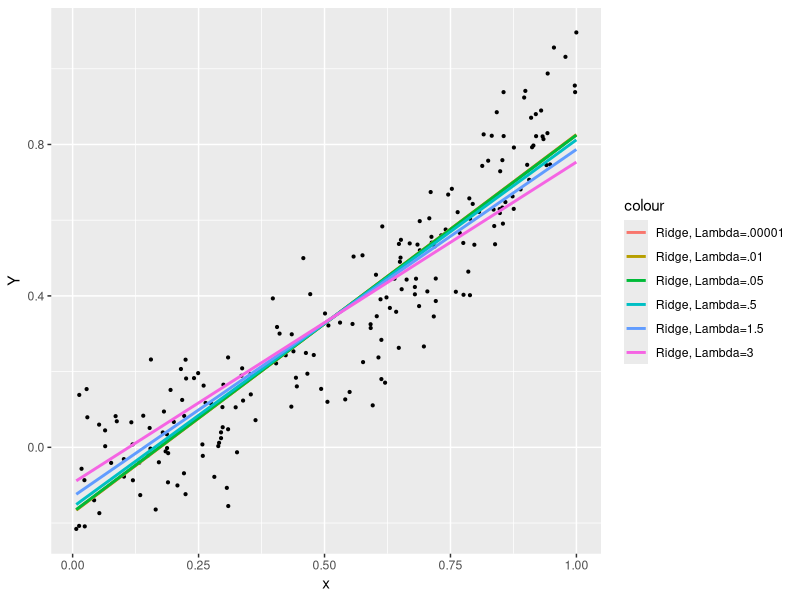
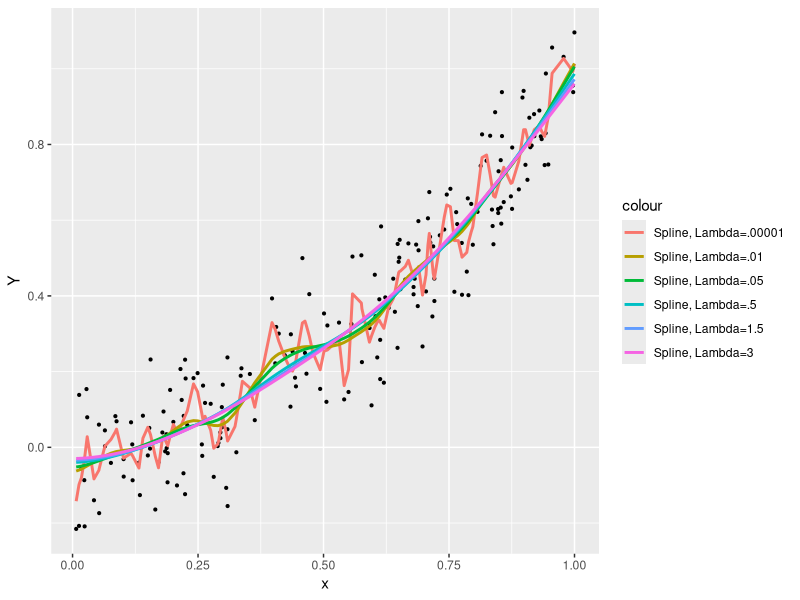
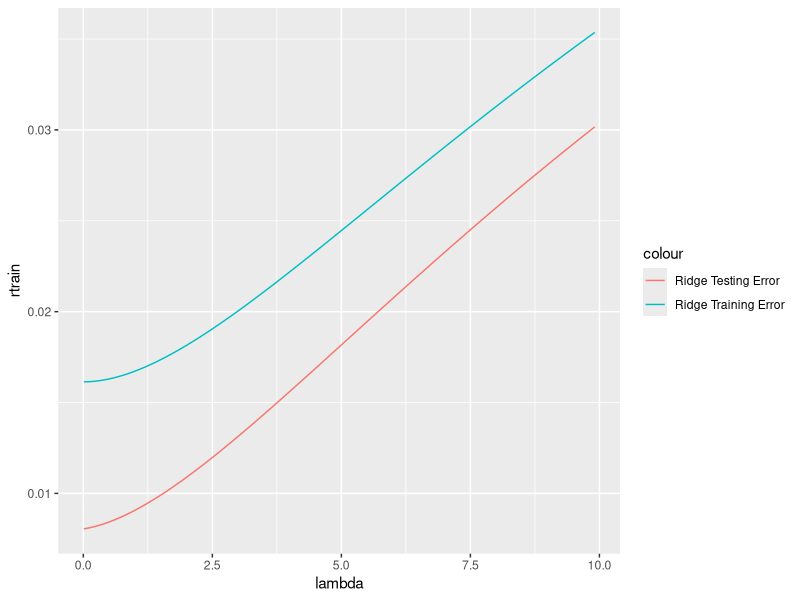
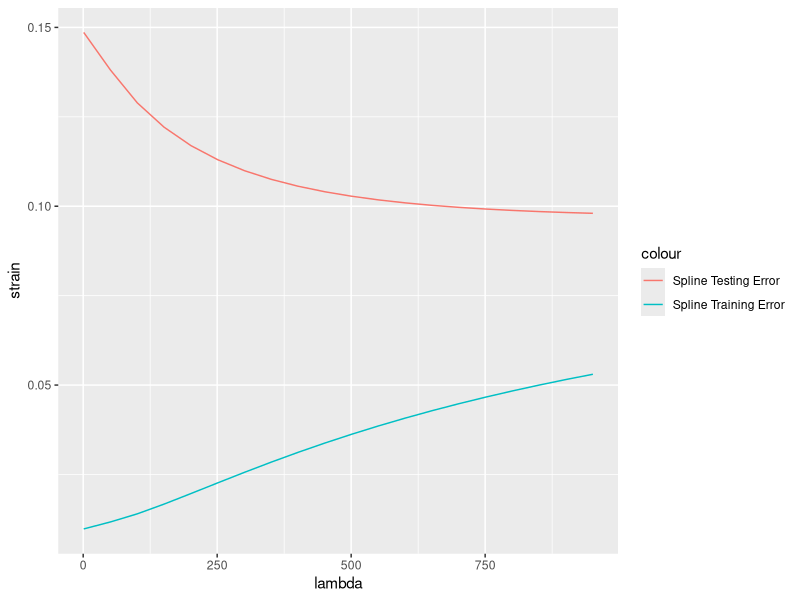

R code for these plots, in order:
## ---- chunk 1
n = 200
p = 100
sigma = .1
x = runif(n)
x=sort(x)
Y = x^2 + rnorm(n)*sigma
## ---- chunk 2
##################################
## Function 1: QR decomposition ##
##################################

myQR <- function(A){

  ## Perform QR decomposition on the matrix A
  ## Input:
  ## A, an n x m matrix

  ########################
  ## FILL IN CODE BELOW ##
  ########################

  n <- nrow(A)
  m <- ncol(A)
  Q <- diag(n)
  R <- A

  for(k in 1:(m - 1)){
    x      <- rep(0, n)
    x[k:n] <- R[k:n, k]
    s      <- -1 * sign(x[k])
    v      <- x
    v[k]   <- x[k] - s * norm(x, type = "2")
    u      <- v / norm(v, type = "2")

    R <- R - 2 * u %*% t(u) %*% R
    Q <- Q - 2 * u %*% t(u) %*% Q

  }

  ## Function should output a list with Q.transpose and R
  ## Q is an orthogonal n x n matrix
  ## R is an upper triangular n x m matrix
  ## Q and R satisfy the equation: A = Q %*% R
  return(list("Q" = t(Q), "R" = R))

}


#################################
## Function 2: Sweep operation ##
#################################

mySweep <- function(A, m){

  # Perform a SWEEP operation on A with the pivot element A[m,m].
  #
  # A: a square matrix.
  # m: the pivot element is A[m, m].
  # Returns a swept matrix.

  ########################
  ## FILL IN CODE BELOW ##
  ########################

  B <- A
  n <- nrow(B)
  
  for(k in 1:m){ 
    for(i in 1:n)     
      for(j in 1:n)   
        if(i != k  & j != k)     
          B[i,j] <- B[i,j] - B[i,k]*B[k,j]/B[k,k]    
        
        for(i in 1:n) 
          if(i != k) 
            B[i,k] <- B[i,k]/B[k,k]  
          
          for(j in 1:n) 
            if(j != k) 
              B[k,j] <- B[k,j]/B[k,k]
            
            B[k,k] <- - 1/B[k,k]
  }
  
  return(B)

}


##################################
## Function 3: Ridge regression ##
##################################

myRidge <- function(X, Y, lambda){

  # Perform ridge regression of Y on X.
  #
  # X: an n x p matrix of explanatory variables.
  # Y: an n vector of dependent variables. Y can also be a
  # matrix, as long as the function works.
  # lambda: regularization parameter (lambda >= 0)
  # Returns beta, the ridge regression solution.

  ##################################
  ## FILL IN THIS SECTION OF CODE ##
  ##################################

  if(is.vector(X)==TRUE){
      n = length(X)
      p = 1
  }
  else{
      n = dim(X)[1]
      p = dim(X)[2]
  }

  Z = cbind(rep(1, n), X, Y)
  A = t(Z) %*% Z
  D = diag(rep(lambda, p+2))
  D[1, 1] = 0
  D[p+2, p+2] = 0
  A = A + D
  S = mySweep(A, p+1)
  beta_ridge = S[1:(p+1), p+2]
  Yhat = cbind(rep(1, n), X)%*%beta_ridge

  ## Function should output the vector beta_ridge, the
  ## solution to the ridge regression problem. beta_ridge
  ## should have p + 1 elements.
  output <- list(beta_ridge = beta_ridge, predicted_y = Yhat)
  return(output)

}


####################################################
## Function 4: Piecewise linear spline regression ##
####################################################


mySpline <- function(x, Y, lambda, p = 100){

  # Perform spline regression of Y on X.
  #
  # x: An n x 1 vector or matrix of explanatory variables.
  # Y: An n x 1 vector of dependent variables. Y can also be a
  # matrix, as long as the function works.
  # lambda: regularization parameter (lambda >= 0)
  # p: Number of cuts to make to the x-axis.

  ##################################
  ## FILL IN THIS SECTION OF CODE ##
  ##################################

  n = length(x)
  X = matrix(x, nrow=n)

  for (k in 1:(p-1)/p)
    X = cbind(X, (x>k)*(x-k))

  beta_spline = myRidge(X, Y, lambda)$beta_ridge
  Yhat = cbind(rep(1, n), X)%*%beta_spline

  ## Function should a list containing two elements:
  ## The first element of the list is the spline regression
  ## beta vector, which should be p + 1 dimensional (here,
  ## p is the number of cuts we made to the x-axis).
  ## The second element is y.hat, the predicted Y values
  ## using the spline regression beta vector. This
  ## can be a numeric vector or matrix.
  output <- list(beta_spline = beta_spline, predicted_y = Yhat, BX=X)
  return(output)

}

## ---- chunk 3
library(ggplot2)

lambda=.00001
ridge1 <- myRidge(x,Y,lambda)$predicted_y
spline1 <- mySpline(x,Y,lambda)$predicted_y

lambda=.01
ridge2 <- myRidge(x,Y,lambda)$predicted_y
spline2 <- mySpline(x,Y,lambda)$predicted_y

lambda=.05
ridge3 <- myRidge(x,Y,lambda)$predicted_y
spline3 <- mySpline(x,Y,lambda)$predicted_y

lambda=.5
ridge4 <- myRidge(x,Y,lambda)$predicted_y
spline4 <- mySpline(x,Y,lambda)$predicted_y

lambda=1.5
ridge5 <- myRidge(x,Y,lambda)$predicted_y
spline5 <- mySpline(x,Y,lambda)$predicted_y

lambda=3
ridge6 <- myRidge(x,Y,lambda)$predicted_y
spline6 <- mySpline(x,Y,lambda)$predicted_y

Rdata <- as.data.frame(cbind(ridge1, ridge2, ridge3, ridge4, ridge5, ridge6, x,Y, spline1, spline2, spline3, spline4, spline5, spline6))

ggplot(data=Rdata)+geom_point(aes(x, Y), size=.75)+geom_line(aes(x, V1, color="Ridge, Lambda=.00001"), size=1)+geom_line(aes(x, V2, color="Ridge, Lambda=.01"), size=1)+geom_line(aes(x, V3, color="Ridge, Lambda=.05"), size=1)+geom_line(aes(x, V4, color="Ridge, Lambda=.5"), size=1)+geom_line(aes(x, V5, color="Ridge, Lambda=1.5"), size=1)+geom_line(aes(x, V6, color="Ridge, Lambda=3"), size=1)

ggplot(data=Rdata)+geom_point(aes(x, Y), size=.75)+geom_line(aes(x, V9, color="Spline, Lambda=.00001"), size=1)+geom_line(aes(x, V10, color="Spline, Lambda=.01"), size=1)+geom_line(aes(x, V11, color="Spline, Lambda=.05"), size=1)+geom_line(aes(x, V12, color="Spline, Lambda=.5"), size=1)+geom_line(aes(x, V13, color="Spline, Lambda=1.5"), size=1)+geom_line(aes(x, V14, color="Spline, Lambda=3"), size=1)

## ---- chunk 4
set.seed(123)

n = 200
p = 100
sigma = .1
x = runif(n)
x=sort(x)
Y = x^2 + rnorm(n)*sigma

xY <- as.data.frame(cbind(x,Y))

train <- sample(c(1:200), 150, replace = FALSE)

xtrain <- xY[train,1]
ytrain <- xY[train,2]
  
xtest <- xY[-train,1]
ytest <- xY[-train,2]

lambda = seq(.01, 10,.1)
rtrain <- rep(0,length(lambda))
rpred <- c(rep(0,length(xtest)))
rtest <- c(rep(0,length(lambda)))

for(i in 1:length(lambda)){
  ridge <- myRidge(xtrain,ytrain,lambda[i])
  rtrain[i] <- mean((ytrain-ridge$predicted_y)^2)
  rpred = cbind(rep(1, length(xtest)), xtest) %*% ridge$beta_ridge
  rtest[i] <- mean((ytest-rpred)^2)
}

lambda = seq(1, 1000, 50)
strain <- c(rep(0,length(lambda)))
spred <- c(rep(0,length(xtest)))
stest <- c(rep(0,length(lambda)))

n = length(x)
X = matrix(x, nrow=n)
for (k in 1:(p-1)/p)
  X = cbind(X, (x>k)*(x-k))
  
for(i in 1:length(lambda)){
  spline <- mySpline(xtrain,ytrain,lambda[i])
  strain[i] <- mean((ytrain-spline$predicted_y)^2)
  spred = cbind(rep(1, 200), X) %*% spline$beta_spline
  stest[i] <- mean((ytest-spred)^2)
}

lambda = seq(.01, 10,.1)
Rerrordata <- as.data.frame(cbind(lambda, rtrain, rtest))
ggplot(data=Rerrordata)+geom_line(aes(lambda,rtrain, color="Ridge Training Error"))+geom_line(aes(lambda, rtest, color="Ridge Testing Error"))

lambda = seq(1, 1000, 50)
Serrordata <- as.data.frame(cbind(lambda, strain, stest))
ggplot(data=Serrordata)+geom_line(aes(lambda,strain, color="Spline Training Error"))+geom_line(aes(lambda, stest, color="Spline Testing Error"))

